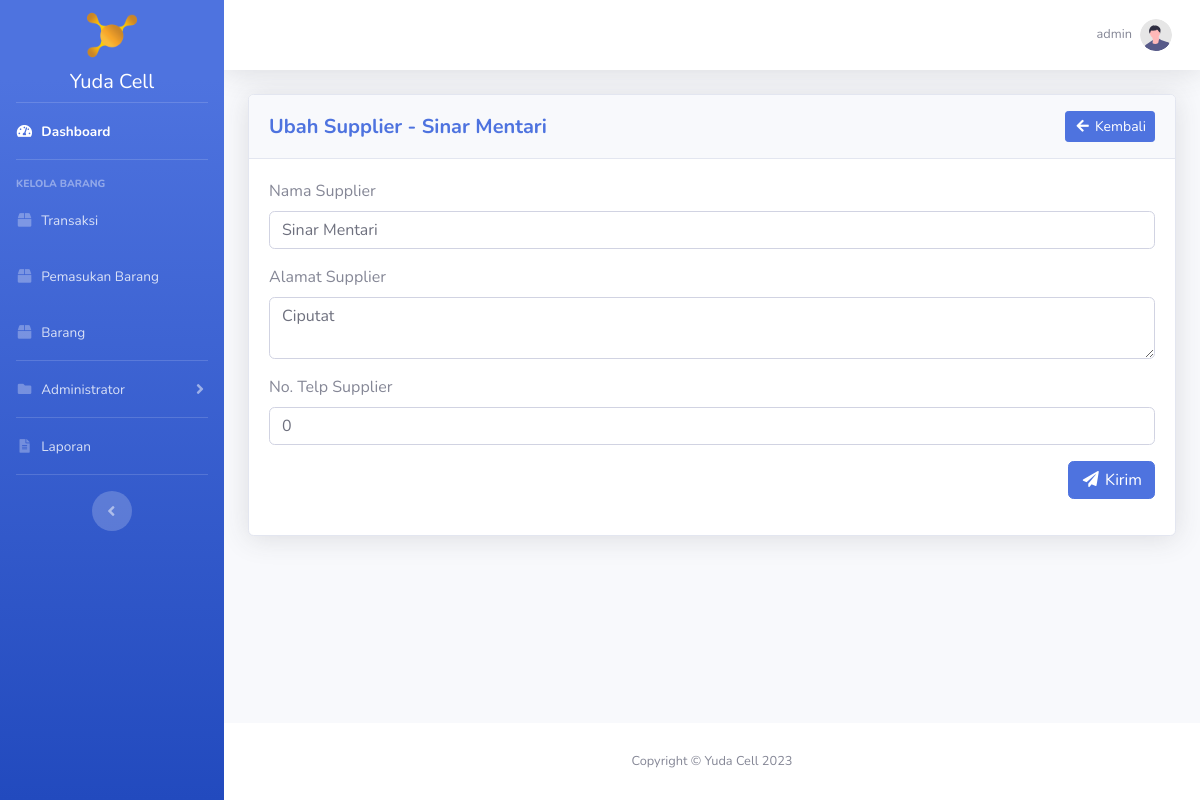
/supplier/ubah_supplier.php?id_supplier=1 (signed in), run on the app's committed database.
### tables this page shows
CREATE TABLE `user` (
  `id_user` int(11) NOT NULL,
  `username` varchar(20) NOT NULL,
  `password` varchar(300) NOT NULL,
  `hak_akses` enum('administrator','operator') NOT NULL,
  `nama_lengkap` varchar(50) NOT NULL,
  `no_telp_user` varchar(20) NOT NULL
);

CREATE TABLE `supplier` (
  `id_supplier` int(11) NOT NULL,
  `nama_supplier` varchar(50) NOT NULL,
  `alamat_supplier` text NOT NULL,
  `no_telp_supplier` varchar(20) NOT NULL
);

### supplier/ubah_supplier.php (the view, shortened to what this page needs)
<?php
require_once '../koneksi.php';
$id_supplier = htmlspecialchars($_GET['id_supplier']);
$data_supplier = mysqli_fetch_assoc(mysqli_query($koneksi, "SELECT * FROM supplier WHERE id_supplier = '$id_supplier'"));
$id_user = htmlspecialchars($_SESSION['id_user']);
$data_profile = mysqli_fetch_assoc(mysqli_query($koneksi, "SELECT * FROM user WHERE id_user = '$id_user'"));
?>
<!DOCTYPE html>
<html lang="en">
<head>
    <?php include_once '../include/head.php'; ?>
</head>
<body id="page-top">
    <div id="wrapper">
        <?php include_once '../include/sidebar.php'; ?>
        <div id="content-wrapper" class="d-flex flex-column">
            <div id="content">
                <?php include_once '../include/topbar.php'; ?>
                <div class="container-fluid">
                	<div class="card shadow mb-4">
                		<div class="card-header py-3">
                            <div class="row">
                                <div class="col head-left">
                                    <h5 class="my-auto font-weight-bold text-primary">Ubah Supplier - <?= $data_supplier['nama_supplier']; ?></h5>
                                </div>
                                <div class="col head-right">
                                    <a href="<?= BASE_URL; ?>supplier/index.php" class="btn btn-sm btn-primary"><i class="fas fa-fw fa-arrow-left"></i> Kembali</a>
                                </div>
                            </div>
                        </div>
                        <div class="card-body">
                        	<form method="post">
								<div class="form-group">
									<label for="nama_supplier">Nama Supplier</label>
									<input class="form-control" type="text" name="nama_supplier" id="nama_supplier" value="<?= $data_supplier['nama_supplier']; ?>" required>
								</div>
								<div class="form-group">
									<label for="alamat_supplier">Alamat Supplier</label>
									<textarea class="form-control" name="alamat_supplier" id="alamat_supplier" required><?= $data_supplier['alamat_supplier']; ?></textarea>
								</div>
								<div class="form-group">
									<label for="no_telp_supplier">No. Telp Supplier</label>
									<input class="form-control" type="number" name="no_telp_supplier" id="no_telp_supplier" value="<?= $data_supplier['no_telp_supplier']; ?>" required>
								</div>
								<div class="form-group text-right">
									<button type="submit" name="btnUbahSupplier" class="btn btn-primary"><i class="fas fa-fw fa-paper-plane"></i> Kirim</button>
								</div>
							</form>
						</div>
                    </div>
            	</div>
            </div>
            <?php include_once '../include/footer.php'; ?>
        </div>
    </div>
</body>
</html>

### include/topbar.php (shortened to what this page needs)
<nav class="navbar navbar-expand navbar-light bg-white topbar mb-4 static-top shadow">
    <ul class="navbar-nav ml-auto">
        <li class="nav-item dropdown no-arrow">
            <a class="nav-link dropdown-toggle" href="#" id="userDropdown" role="button"
                data-toggle="dropdown" aria-haspopup="true" aria-expanded="false">
                <span class="mr-2 d-none d-lg-inline text-gray-600 small"><?= $data_profile['username']; ?></span>
                <img class="img-profile rounded-circle"
                    src="<?= BASE_URL; ?>img/undraw_profile.svg">
            </a>
        </li>
    </ul>
</nav>

### css/yuda_cell.css (style rules this page uses)
html { scroll-behavior: smooth; }
.head-left { text-align: left; margin-top: auto; margin-bottom: auto; }
.head-right { text-align: right; margin-top: auto; margin-bottom: auto; }

### data on the page
user: username "admin"
supplier: nama_supplier "Sinar Mentari", alamat_supplier "Ciputat", no_telp_supplier "0"
